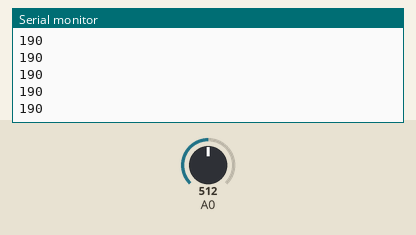
Bench run of a sketch on a simulated Arduino Uno, built with avr-gcc and run on an emulated ATmega328P. Parts: the last lines printed to the serial monitor. The inputs (shaded band) are chosen by the test bench; at power-on: A0 = 512.

Above: at 1.2 s.
1.3 s: A0 set to 716
At 1.31 s:
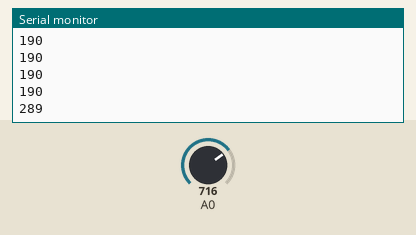
2.8 s: A0 set to 900
At 2.82 s:
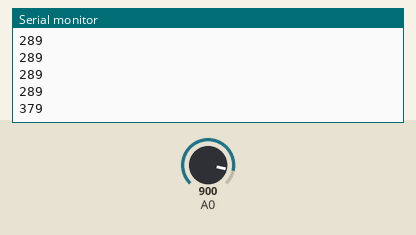
Timing chart, 0 to 5.8 s (numbered marks = the images above; inputs shaded):
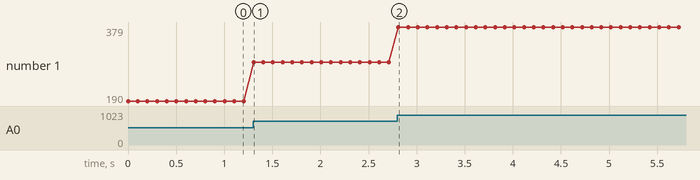

Measured:
- after the input at 1.3 s, the serial monitor: prints a new line at once (image 1)
- after the input at 2.8 s, the serial monitor: prints a new line at once (image 2)
- plotted number 1: 190 → 289 after the input at 1.3 s, 289 → 379 after the input at 2.8 s

The sketch:

TempSensor.ino
```cpp
#define FromLow 300
#define FromHigh 1600
#define ToLow -30
#define ToHigh 100

void setup() {
  // put your setup code here, to run once:
  Serial.begin(9600);
}

void loop() {
  // put your main code here, to run repeatedly:
  int analog, temp, Voltage;
  analog = analogRead(0);
  Voltage = map(analog, 0, 1023, 0, 5000);
  temp = map(Voltage, FromLow, FromHigh, ToLow, ToHigh);
  Serial.println(temp);
  delay(100);
}
```
